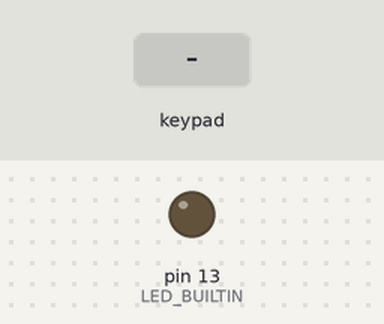
Recording of a sketch running on a simulated Arduino Uno, built with avr-gcc and run on an emulated ATmega328P. Shown: output pins drawn as LEDs (lit = HIGH). The inputs (shaded band) are chosen by the test bench. What the sketch prints to the serial monitor is not drawn.

Above: at 1.2 s.
1.3 s: keypad keys 6 7 8 9 * pressed 0.4 s apart
At 3.3 s:
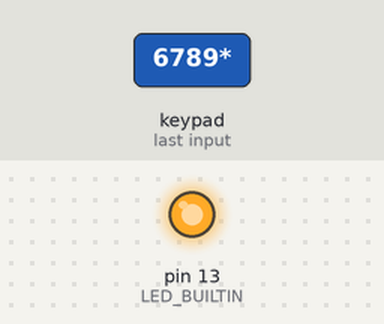
4.9 s: key 'A' pressed
6.4 s: key 'B' pressed
7.9 s: keypad keys 6 7 8 9 # pressed 0.4 s apart
11.4 s: key 'C' pressed
12.9 s: keypad keys 6 7 8 9 D pressed 0.4 s apart
Timing chart, 0 to 15.9 s (numbered marks = the images above; inputs shaded):
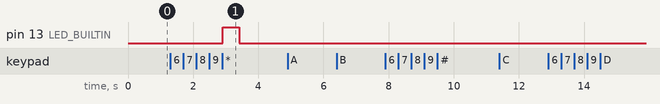

The sketch:

Keyboard_Web.ino
```cpp
#include <Keypad.h>
#include <SoftwareSerial.h>
SoftwareSerial myPort(10, 11);

#define KEY_ROWS 4
#define KEY_COLS 4

char keymap[KEY_ROWS][KEY_COLS] = {
  {'1', '2', '3', 'A'},
  {'4', '5', '6', 'B'},
  {'7', '8', '9', 'C'},
  {'*', '0', '#', 'D'}
};

byte colPins[KEY_COLS] = {6, 7, 8, 9};
byte rowPins[KEY_ROWS] = {2, 3, 4, 5};

Keypad myKeypad = Keypad(makeKeymap(keymap), rowPins, colPins, KEY_ROWS, KEY_COLS);

void setup() {
  // put your setup code here, to run once:
  Serial.begin(115200);
  myPort.begin(115200);
  pinMode(LED_BUILTIN, OUTPUT);
  digitalWrite(LED_BUILTIN, LOW);
}

String keys = "";
String str = "";
char copy;

void loop() {
  // put your main code here, to run repeatedly:
  str = enter();
  char sendtext[str.length()];
  if (str.length() != 0) {
    str.toCharArray(sendtext, str.length()+1);
    myPort.write(sendtext);
    str = "";
    digitalWrite(LED_BUILTIN, HIGH);
    delay(500);
    digitalWrite(LED_BUILTIN, LOW);
  }
}

String enter() {
  keys = "";
  while (true) {
    char key = myKeypad.getKey();
    if (key && key != '*' && key != '#'){
      keys += key;
      copy = key;
      Serial.print(key);
    }
    else if (key == '*') {
      Serial.println("\nResult: " + keys);
      break;
    }
    else if (key == '#') {
      Serial.println("\nDelete: " + String(copy));
      keys.remove(keys.length() - 1);
      Serial.print(keys);
    }
  }
  return keys;
}

char* string2char(String command){
    if(command.length()!=0){
        char *p = const_cast<char*>(command.c_str());
        return p;
    }
}
```

Measured:
- after the input at 1.3 s, pin 13 (LED_BUILTIN): LOW → HIGH after 1.6 s, → LOW 0.50 s later
- after the input at 4.9 s, every drawn part: stays the same
- after the input at 6.4 s, every drawn part: stays the same
- after the input at 7.9 s, every drawn part: stays the same
- after the input at 11.4 s, every drawn part: stays the same
- after the input at 12.9 s, every drawn part: stays the same
